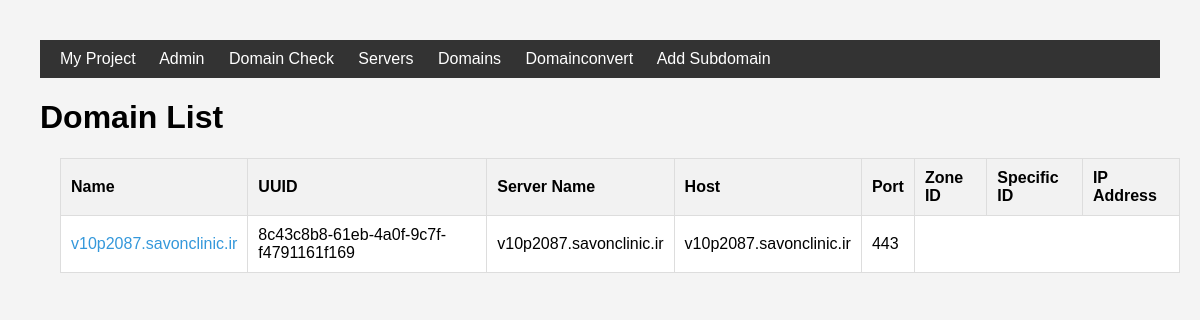
/servers/domains/, run on the app's committed database.
### servers/models.py (models this page shows)
class domaininfo(models.Model):
    name=models.CharField(max_length=100)
    uuid=models.CharField(max_length=100)
    servername=models.CharField(max_length=100)
    host=models.CharField(max_length=100)
    port = models.CharField(max_length=100,default=0)
    zoneid = models.CharField(max_length=100,default=0)
    specificid=models.CharField(max_length=100,default=0)
    ipaddress=models.CharField(max_length=100,default=0)

### servers/views.py (the view)
# urls.py: path('domains/',domain_view,name='domain_list'),
def domain_view(request):
    domains = domaininfo.objects.all()
    context = { 'domains': domains}
    return render(request, 'server/domainlist.html', context)

### templates/server/domainlist.html (shortened to what this page needs)
{% extends 'base.html' %}
{% load static %}
{% block content %}
<!DOCTYPE html>
<html lang="en">
<head>
</head>
<body>
    <h1>Domain List</h1>
    <table>
        <thead>
            <tr>
                <th>Name</th>
                <th>UUID</th>
                <th>Server Name</th>
                <th>Host</th>
                <th>Port</th>
                <th>Zone ID</th>
                <th>Specific ID</th>
                <th>IP Address</th>
            </tr>
        </thead>
        <tbody>
            {% for domain in domains %}
                <tr>
                    <td><a href="{% url 'addsub' domain.id %}">{{ domain.name }}</a></td>
                    <td>{{ domain.uuid }}</td>
                    <td>{{ domain.servername }}</td>
                    <td>{{ domain.host }}</td>
                    <td>{{ domain.port }}</td>
            {%endfor%}
{% endblock %}

### templates/base.html (style rules this page uses)
body { font-family: Arial, sans-serif; margin: 0; padding: 0; background-color: #f4f4f4; }
table { width: 100%; border-collapse: collapse; margin: 20px; background-color: #fff; }
th, td { padding: 10px; border: 1px solid #ddd; }
th { background-color: #f2f2f2; }
a { color: #3498db; text-decoration: none; }

### templates/server/domainlist.html (style rules this page uses)
body { font-family: Arial, sans-serif; margin: 20px; padding: 20px; background-color: #f4f4f4; }
table { width: 100%; border-collapse: collapse; margin-bottom: 20px; }
table, th, td { border: 1px solid #ddd; }
th, td { padding: 10px; text-align: left; }
th { background-color: #f2f2f2; }
a { text-decoration: none; color: #3498db; }

### data on the page
domaininfo: name "v10p2087.savonclinic.ir", uuid "8c43c8b8-61eb-4a0f-9c7f-f4791161f169", servername "v10p2087.savonclinic.ir", host "v10p2087.savonclinic.ir", port "443"
